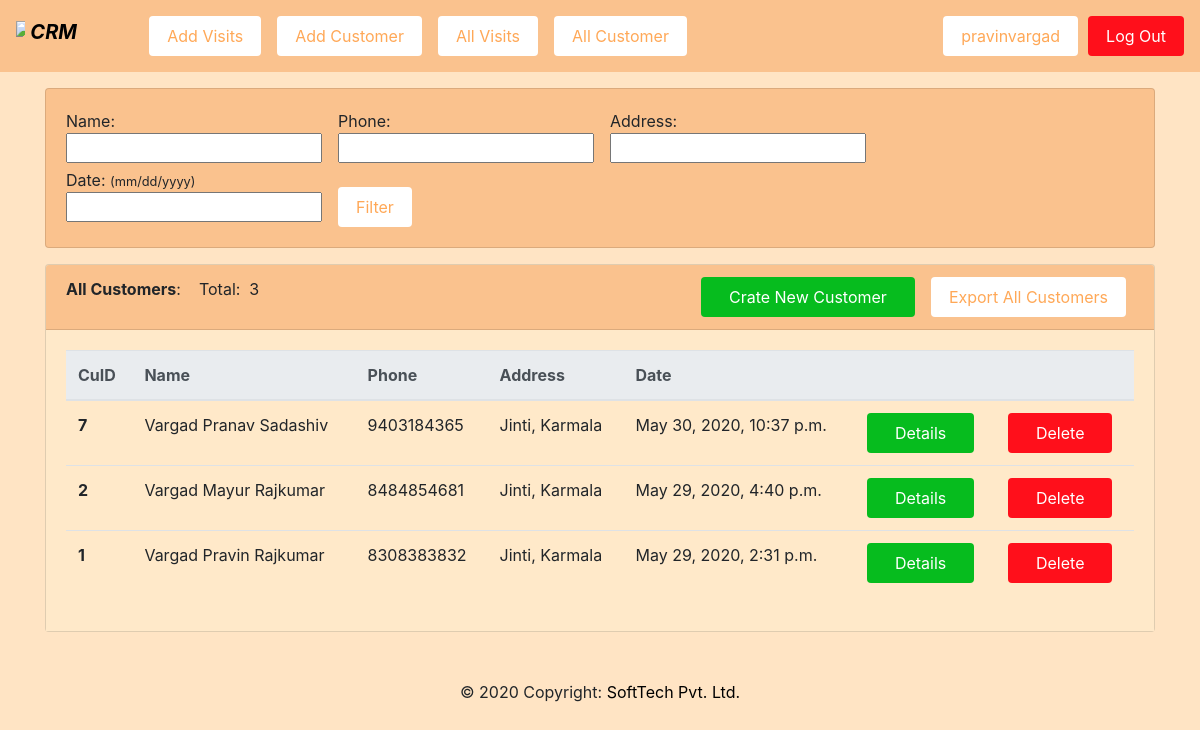
Screenshot of /allCustomers/ (signed in) with the database file from the repository.
### customer/models.py (models this page shows, shortened)
class Customer(models.Model):
    name = models.CharField(max_length=500,  blank=False, null=False)
    addr = models.CharField(max_length=200,  blank=False, null=False)
    city = models.CharField(max_length=100,  blank=False, null=False)
    state = models.CharField(max_length=100,  blank=False, null=False)
    created_date = models.DateTimeField(auto_now_add=True)
    phone = models.CharField(max_length=15,  blank=False, null=False)
    email = models.EmailField(default='',null=True,blank=True)

### customer/decorators.py (the view)
        def wraper_func(request, *args, **kwargs):
            group = None
            if request.user.groups.exists():
                group = request.user.groups.all()[0].name
            if group in allowed_role:
                return view_func(request, *args, **kwargs)
            else:
                return HttpResponse('Unauthorised access, Login using authorised credentional!!!')

### customer/views.py (called while the page is built)
@login_required(login_url='login')
@allowed_users(allowed_role=['admin'])
def allCustomers(request):
    customers = Customer.objects.all().order_by('-id')
    customer_count = customers.count()
    if request.method == 'GET':
        custfilter = CustomerFilter(request.GET, queryset=customers)
        customers = custfilter.qs
        custfilter = CustomerFilter()
    return render(request, 'customer/allCustomer.html',{
        'customers': customers,
         'custfilter': custfilter,
         'customer_count': customer_count,
    })

### customer/templates/customer/allCustomer.html (shortened to what this page needs)
{% extends 'customer/layout.html' %}
{% load static %}
{% block body %}
<div class="card  mt-3 header-color">
    <div class="card-body">
        <form action=" {% url 'allCustomers' %} " method="get">
            <div class="form-inline">
                <div class="mr-3">
                    Name: <br>
                    {{ custfilter.form.name }}
                </div>
                <div class="mr-3">
                    Phone: <br>
                    {{ custfilter.form.phone }}
                </div>
                <div class="mr-3">
                    Address: <br>
                    {{ custfilter.form.addr }}
                </div>
                <div class="mr-3">
                    Date: <small>(mm/dd/yyyy)</small> <br>
                    {{ custfilter.form.created_date }}
                </div>
                <div class="mr-3">
                     <br>
                    <input type="submit" class='button rounded' value="Filter">
                </div>
            </div>
        </form>
    </div>
</div>
    <div class="card mt-3 mb-2 card-home">
        <div class="card-header header-color">
            <b>All Customers</b>: &nbsp;&nbsp; Total: &nbsp;{{ customer_count }}
            <a href="{% url 'export_users_csv' %}">
                <button class="button rounded mr-2" style="float: right;"> Export All Customers </button>
            </a>
            <a href=" {% url 'addCustomer' %} ">
                <button class="details rounded mr-3" style="float: right;"> Crate New Customer </button>
            </a>
        </div>
        <div class="card-body card-home">
            <table class="table">
                <thead class="thead-light">
                    <tr>
                        <th scope="col">CuID</th>
                        <th scope="col">Name</th>
                        <th scope="col">Phone</th>
                        <th scope="col">Address</th>
                        <th scope="col"> Date</th>
                        <th scope="col"></th>
                        <th scope="col"></th>
                    </tr>
                </thead>
                <tbody>
                    {% for customer in customers %}
                    <tr>
                        <th scope="row">{{ customer.id }}</th>
                        <td>{{ customer.name }}</td>
                        <td>{{ customer.phone }}</td>
                        <td>{{ customer.addr }}</td>
                        <td>{{ customer.created_date }}</td>
                         <td>
                            <a href=" {% url 'customer' customer.id %}  ">
                                <button class="details rounded btn-sm">Details</button>
                            </a>
                        </td>
                         <td>
                            <a href=" {% url 'delete_customer' customer.id %}  ">
                                <button class="delete rounded btn-sm">Delete</button>
                            </a>
                        </td>
                    </tr>
                    {% endfor %}
                </tbody>
            </table>
        </div>
    </div>
{% endblock body %}

### customer/templates/customer/layout.html (shortened to what this page needs)
<!doctype html>
<html lang="en">
  <head>
    {% load static %}
    <link rel="stylesheet" href="https://stackpath.bootstrapcdn.com/bootstrap/4.5.0/css/bootstrap.min.css">
    <link rel="stylesheet" href=" {% static 'css/style.css' %} ">
  </head>
  <body>
    <nav class="navbar navbar-expand-lg " style="background-color: #fac28e;">
  <a class="navbar-brand" href="/">
    <div class="form-inline">
      <img style="width: 8%;" src=" {% static 'images/logo.png' %} " alt="logo">&nbsp;
      <h5><b><i>CRM</i></b></h5>
    </div>
  </a>
  <div class="collapse navbar-collapse" id="navbarSupportedContent">
    <ul class="navbar-nav mr-auto">
        {% if request.user.is_superuser %}
            <li class="nav-item active">
              <a class="nav-link" href="{% url 'index' %}"> <button class="button rounded">Add Visits</button> <span class="sr-only">(current)</span></a>
            </li>
            <li class="nav-item active">
              <a class="nav-link" href="{% url 'addCustomer' %} "><button class="button rounded">Add Customer</button> <span class="sr-only">(current)</span></a>
            </li>
            <li class="nav-item active">
              <a class="nav-link" href="{% url 'allVisits' %}"><button class="button rounded">All Visits</button> <span class="sr-only">(current)</span></a>
            </li>
            <li class="nav-item active">
              <a class="nav-link" href="{% url 'allCustomers' %}"><button class="button rounded">All Customer</button> <span class="sr-only">(current)</span></a>
            </li>
        {% endif %}
    </ul>
    <span style="float: right; margin-right: 10px;">
        <button class="button rounded">{{ request.user }}</button>
    </span>
     <span style="float: right;">
        <a href=" {% url 'logout' %} ">
          <button class="logout rounded">Log Out</button>
        </a>
    </span>
  </div>
</nav>
    <div class="container">
        {% block body %}
        {% endblock body %}
    </div>
    <footer class="page-footer font-small blue pt-4 mb-0">
    <div class="footer-copyright text-center py-3">© 2020 Copyright:
      <a href=""> SoftTech Pvt. Ltd.</a>
    </div>
    </footer>
  </body>
</html>

### customer/static/css/style.css (style rules this page uses)
a { color: black; }
body { background-color: bisque; }
.card-home { background-color: rgb(255, 233, 201); }
.header-color { background-color: #fac28e; }
.button { background-color: #ffffff; border: none; color: #ffa857; padding: 8px 18px; text-align: center; text-decoration: none; display: inline-block; font-size: 16px; }
.details { background-color: hsl(128, 94%, 38%); border: none; color: #ffffff; padding: 8px 28px; text-align: center; text-decoration: none; font-size: 16px; }
.delete { background-color: hsl(357, 100%, 53%); border: none; color: #ffffff; padding: 8px 28px; text-align: center; text-decoration: none; font-size: 16px; }
.logout { background-color: hsl(357, 100%, 53%); border: none; color: #ffffff; padding: 8px 18px; text-align: center; text-decoration: none; font-size: 16px; }

### rows the page displays
Customer: id "7", name "Vargad Pranav Sadashiv", phone "9403184365", addr "Jinti, Karmala", created_date "May 30, 2020, 10:37 p.m."
Customer: id "2", name "Vargad Mayur Rajkumar", phone "8484854681", addr "Jinti, Karmala", created_date "May 29, 2020, 4:40 p.m."
Customer: id "1", name "Vargad Pravin Rajkumar", phone "8308383832", addr "Jinti, Karmala", created_date "May 29, 2020, 2:31 p.m."

### other values shown
{{ request.user }} "pravinvargad"
{{ customer_count }} "3"
